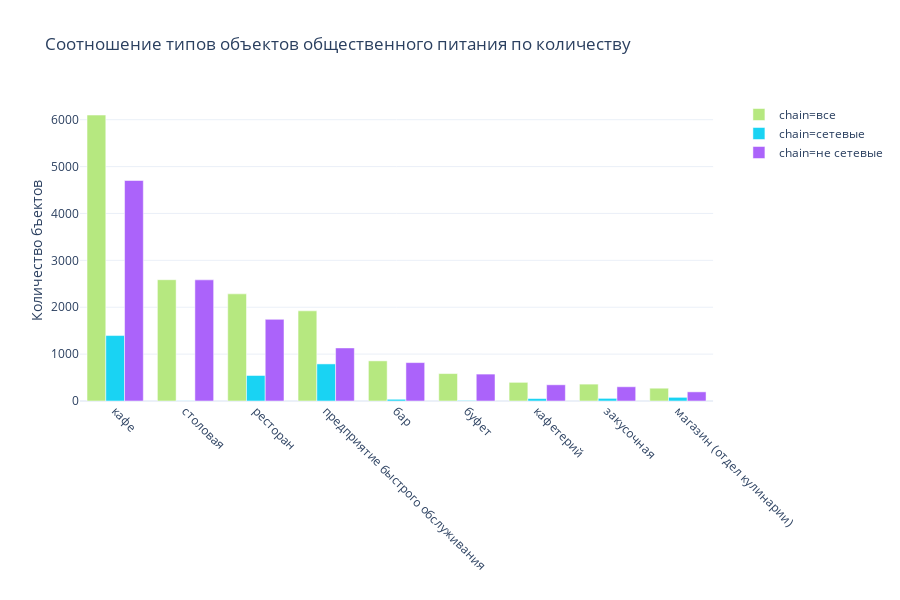

This figure's notebook cell:
### Code cell
import plotly.express as px
fig = px.bar(type_data, y='id', x='object_type', color='chain', barmode='group', 
             labels={'id': 'Количество бъектов', 'object_type': ''}, 
             title='Cоотношение типов объектов общественного питания по количеству',
             template='plotly_white', color_discrete_sequence=px.colors.qualitative.Plotly[-3::-2])
fig.update_xaxes(tickangle=45)
fig.show()

### Figure 1 — Plotly figure (JSON) as saved in the notebook; plotly's stock layout.template omitted (floating-point values rounded to 4 significant figures)
{"data": [{"alignmentgroup": "True", "hoverlabel": {"namelength": 0}, "hovertemplate": "chain=все<br>=%{x}<br>Количество бъектов=%{y}", "legendgroup": "chain=все", "marker": {"color": "#B6E880"}, "name": "chain=все", "offsetgroup": "chain=все", "orientation": "v", "showlegend": true, "textposition": "auto", "type": "bar", "x": ["кафе", "столовая", "ресторан", "предприятие быстрого обслуживания", "бар", "буфет", "кафетерий", "закусочная", "магазин (отдел кулинарии)"], "xaxis": "x", "y": [6099, 2587, 2285, 1923, 856, 585, 398, 360, 273], "yaxis": "y"}, {"alignmentgroup": "True", "hoverlabel": {"namelength": 0}, "hovertemplate": "chain=сетевые<br>=%{x}<br>Количество бъектов=%{y}", "legendgroup": "chain=сетевые", "marker": {"color": "#19d3f3"}, "name": "chain=сетевые", "offsetgroup": "chain=сетевые", "orientation": "v", "showlegend": true, "textposition": "auto", "type": "bar", "x": ["бар", "буфет", "закусочная", "кафе", "кафетерий", "магазин (отдел кулинарии)", "предприятие быстрого обслуживания", "ресторан", "столовая"], "xaxis": "x", "y": [37, 11, 56, 1396, 52, 78, 791, 544, 3], "yaxis": "y"}, {"alignmentgroup": "True", "hoverlabel": {"namelength": 0}, "hovertemplate": "chain=не сетевые<br>=%{x}<br>Количество бъектов=%{y}", "legendgroup": "chain=не сетевые", "marker": {"color": "#ab63fa"}, "name": "chain=не сетевые", "offsetgroup": "chain=не сетевые", "orientation": "v", "showlegend": true, "textposition": "auto", "type": "bar", "x": ["бар", "буфет", "закусочная", "кафе", "кафетерий", "магазин (отдел кулинарии)", "предприятие быстрого обслуживания", "ресторан", "столовая"], "xaxis": "x", "y": [819, 574, 304, 4703, 346, 195, 1132, 1741, 2584], "yaxis": "y"}], "layout": {"barmode": "group", "height": 600, "legend": {"tracegroupgap": 0}, "title": {"text": "Cоотношение типов объектов общественного питания по количеству"}, "xaxis": {"anchor": "y", "domain": [0, 0.98], "tickangle": 45, "title": {"text": ""}}, "yaxis": {"anchor": "x", "domain": [0, 1], "title": {"text": "Количество бъектов"}}}}
